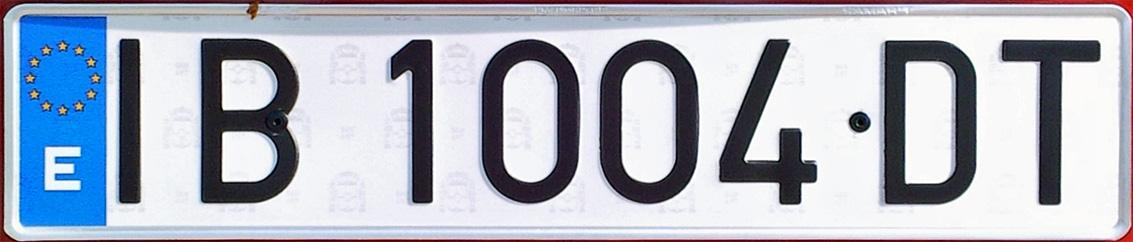
#> input picture Chapter 05. Image segmentation/images/plate.jpg, 1133 x 242 px
$ jupyter execute --allow-errors '5.2 Clustering-based techniques.ipynb'
#> lines starting #> are read from the running program, lines starting #| are printed output that depends on the picture; after the words box and inside, x2 and y2 are one past the last pixel; in counts of white or black regions, pixels touching at a corner belong together
### utils/PlotEllipse.py
# This function draws a ellipse representing a Gaussian centered at x (mean) and with covariance P
# This code has been adapted from the file DoVehicleGraphics.m by P.# Newman http://www.robots.ox.ac.uk/~pnewman

import numpy as np
from numpy.linalg import eig
from scipy.linalg import sqrtm
from matplotlib import patches
import matplotlib.pyplot as plt

# [19 lines left out: function pltEllipse, not called in this run]

def PlotEllipse(fig, ax,mean, cov, scale=1, **kwargs):
    """This function draws a ellipse representing a Gaussian centered at x (mean) and with covariance P
        This code has been adapted from the file DoVehicleGraphics.m by P.# Newman http://www.robots.ox.ac.uk/~pnewman

        Arguments:
        mean -- the center of the ellipse (i.e. the mean of the distribution)
        cov -- the covariance matrix, of any dimension, but only the upper 2-by-2 submatrix is considered
        scale -- number of sigma we want to plot (scale factor). Default: 1
        **kwargs -- every remaining named parameter is passed to plt.plot(). We can pass 'color', 'linewidth' among others.
    """

    mean = mean[0:2]
    cov = cov[0:2,0:2]                      # only plot x-y part

    if(not np.any(np.diag(cov)==0)):
        D,V = eig(cov)                      #V: eigenvectors, D: eigenvalues

        y = (
            scale*
            np.vstack(
                (np.cos(np.arange(0.,(2*np.pi),0.1)),
                np.sin(np.arange(0.,(2*np.pi),0.1)))
                ))                          #Points of a circunference o radius nSigma

        axes = V@sqrtm(np.diag(D))          # Axes of the ellipse, 2-by-2 matrix
        el = axes@y                         # Points of the ellipse
        ei = np.vstack(el[:,0])
        el = np.concatenate((el,ei),axis=1) # To close the ellipse
        el += np.tile(mean,(1,el.shape[1])) # To translate it according to the robot pose

        res = ax.plot(el[0,:],el[1,:], **kwargs) #creates a line object and plot the ellipse
        return res

### Chapter 05. Image segmentation/5.2 Clustering-based techniques.ipynb
# 5.2 Clustering-based techniques for image segmentation

In the previous notebook we had fun with contour based techniques for image segmentation. In this one we will play with region-based techniques, where the resulting segments cover the entire image. Concretely we will address two popular region-based methods:

- K-means (<a href="#521">section 5.2.1</a>)
- Expectation-Maximization (EM, <a href="#522">section 5.2.2</a>)

## Problem context - Color quantization

$\\[5pt]$

Color quantization is the process of reducing the number of distinct colors in an image while preserving its color appearance as much as possible. It has many applications, like image compression (e.g. GIFs, which only support 256 colors!), [content-based image retrieval](https://en.wikipedia.org/wiki/Content-based_image_retrieval), edge detection and segmentation preprocessing, printing, medical imaging, etc.

Image segmentation techniques can be used to achieve color quantization, let's see how it works!

[cell 1]
import numpy as np
import cv2
import matplotlib.pyplot as plt
import matplotlib
import scipy.stats as stats
from ipywidgets import interact, fixed, widgets
matplotlib.rcParams['figure.figsize'] = (10.0, 10.0)
images_path = './images/'

import sys
sys.path.append("..")
from utils.PlotEllipse import PlotEllipse

## 5.2.1 K-Means <a id="521"></a>

As commented, region-based techniques try to group together pixels that are similar. Such issue is often called the *clustering problem*. Different attributes can be used to decide if two pixels are similar or not: intensity, texture, color, pixel location, etc.

The **k-means algorithm** is a region-based technique that, given a set of elements (image pixels in our case), makes $K$ clusters out of them. Thereby, it is a perfect technique for addressing color quantization, since our goal is to reduce the color palette of an image to a fixed number of colors $K$. Concretely, k-means aims to minimize the sum of squared Euclidean distances between points $x_i$ in a given space (*e.g.* grayscale or RGB color representations) and their nearest cluster centers $m_k$:

$$
\underset{M}{\arg\min} D(X,M) = \Sigma_{\text{Cluster }k} \Sigma_{\text{point } i \text{ in cluster } k} (x_i - m_k)^2
$$

In our case, the point $x_i$ could be interpreted as a **feature vector** describing the $i^{th}$ pixel that, as mentioned, could include information like the pixel color, intensity, texture, etc. Thus, $m_k$ represents **the mean of the feature vector** of the pixels in cluster $k$.

Let's see how the k-means algorithm works in a color domain, where each pixel is represented in a feature n-dimensional space (*e.g.* grayscale images define a 1D feature space, while RGB images a 3D space):

1. Pick the number $K$, that is, the number of clusters in which the image will be segmented (e.g. number of colors).
2. Place $K$ centroids $m_k$ in the color space (e.g. randomly), these are the centers of the regions.
3. Each pixel is assigned to the cluster with the closest centroid, hence creating new clusters.

<center>

    <figcaption>Fig 1. Example in a 2D space (e.g. YCbCr color space) with 3 clusters. Each point is assigned to its closest centroid</figcaption>
</center>$\\[5pt]$

4. Compute the new means $m_k$ of the $K$ clusters.

<center>

    <figcaption>Fig 2. Example of how the centroids evolve over time</figcaption>
</center>$\\[5pt]$

5. Repeat steps 3 and 4 until convergence, that is, some previously defined criteria is fulfilled (*e.g.* the centers of regions do not move, or a certain number of iterations is reached).$\\[10pt]$

<center>

    <figcaption>Fig 3. Final segmentation result</figcaption>
</center>$\\[5pt]$

This procedure is the same independently of the number of dimensions in the workspace.

This technique presents a number of pros and cons:

- **Pros:**
  - It's simple.
  - Convergence to a local minima is guaranteed (but no guarantee to reach the global minima).
- **Cons:**
  - High usage of memory.
  - The K must be fixed.
  - Sensible to the selection of the initialization (initial position of centroids).
  - Sensible to outliers.
  - Circular clusters in the feature space are assumed (because of the usage of the Euclidean distance)

### K-means toy example

Luckily for us, OpenCV defines a method that perform k-means: [`cv2.kmeans()`](https://docs.opencv.org/master/d5/d38/group__core__cluster.html#ga9a34dc06c6ec9460e90860f15bcd2f88), [here you can find a nice explanation](https://docs.opencv.org/master/d1/d5c/tutorial_py_kmeans_opencv.html) about how to use it. Let's take a look at a toy 1D k-means example in order to get familiar with it. The following function, `binarize_kmeans()`, binarizes an input `image` by executing the K-means algorithm, where the `it` sets its maximum number of iterations.

Note that the stopping criteria can be either:
- if a maximum number of iterations is reached, or
- if the centroid moved less than a certain `epsilon` value in an iteration.

[cell 2]
def binarize_kmeans(image,it):
    """ Binarize an image using k-means.

        Args:
            image: Input image
            it: K-means iteration
    """

    # Set random seed for centroids
    cv2.setRNGSeed(124)

    # Flatten image
    flattened_img = image.reshape((-1,1))
    flattened_img = np.float32(flattened_img)

    #Set epsilon
    epsilon = 0.2

    # Estabish stopping criteria (either `it` iterations or moving less than `epsilon`)
    criteria = (cv2.TERM_CRITERIA_EPS + cv2.TERM_CRITERIA_MAX_ITER, it, epsilon)

    # Set K parameter (2 for thresholding)
    K = 2

    # Call kmeans using random initial position for centroids
    _,label,center=cv2.kmeans(flattened_img,K,None,criteria,it,cv2.KMEANS_RANDOM_CENTERS)

    # Colour resultant labels
    center = np.uint8(center) # Get center coordinates as unsigned integers
    print(center)
    flattened_img = center[label.flatten()] # Get the color (center) assigned to each pixel

    # Reshape vector image to original shape
    binarized = flattened_img.reshape((image.shape))

    # Show resultant image
    plt.subplot(2,1,1)
    plt.title("Original image")
    plt.imshow(binarized, cmap='gray',vmin=0,vmax=255)

    # Show how original histogram have been segmented
    plt.subplot(2,1,2)
    plt.title("Segmented histogram")
    plt.hist([image[binarized==center[0]].ravel(), image[binarized==center[1]].ravel()],256,[0,256], color=["black","gray"],stacked="true")

As you can see, [`cv2.kmeans()`](https://docs.opencv.org/2.4/modules/core/doc/clustering.html) returns two relevant arguments:

- label: Integer array that stores the cluster index for every pixel.
- center: Matrix containing the cluster centroids (each row represents a different centroid).

**Attention to this!!!** It is also remarkable the first function argument, which represents the data for clustering: an array of N-Dimensional points with float coordinates. Such array has the shape $num\_samples \times num\_features$, i.e., it has as many rows as samples (pixels in the image), and as many columns as features describing those samples (for example, if using the intensity of a pixel in a graysacle image, there is only one feature). For that, the code line `image.reshape((-1,1))` convert the initial grayscale image with dimensions $242\times 1133$ into a flattened version of it with dimension $274186\times 1$, that is, 274186 samples (or pixels) with only one feature, its intensity. Take a look at [`np.reshape()`](https://numpy.org/doc/stable/reference/generated/numpy.reshape.html) to see how it works.

Below it is provided an interactive code so you can play with `cv2.kmeans()` by calling it with different `it`values.

*As you can see, if k=2 in a grayscale image, it is a binarization method that doesn't need to fix a manual threshold. We could have used it, for example, when dealing with the plate recognition problem!*

[cell 3]
matplotlib.rcParams['figure.figsize'] = (10.0, 10.0)

image = cv2.imread(images_path + 'plate.jpg',0)
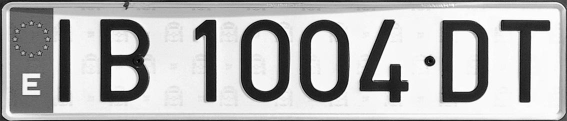
#> image: shape (242, 1133) (shown at 1/2 size); min 0, max 255, mean 179
#> the sliders are set to image = <module 'ipywidgets.fixed_' fr, it = 3

#> (the rest of this cell did not finish here and is left out)


Notice that for 1D spaces and not high-resolution images k-means is very fast! (it only needs a few iterations to converge). What happens if k-means is applied to color images (3D space) in order to get color quantization?

Now that you know how k-means works, you can experimentally answer such question!

###  **<span style="color:green"><b><i>ASSIGNMENT 1: Playing with K-means</i></b></span>**

Write an script that:
- applies k-means to `malaga.png` with different values for $K$: $K=4$, $K=8$ and $K=16$, setting `epsilon=0.2` and `it=10` as convergence criteria, and
- shows, in a $2\times2$ subplot, the 3 resulting images along with the input one.

Notice that in this case we are using 3 features per pixel, their R, G and B values, so the input data for the kmeans function has the dimensions $num\_pixels \times 3$.

<font color='blue'>**Expected output:**  </font>

[cell 4]
# Assignment 1
matplotlib.rcParams['figure.figsize'] = (15.0, 12.0)

# Read RGB image
image = cv2.imread(images_path + "malaga.png")
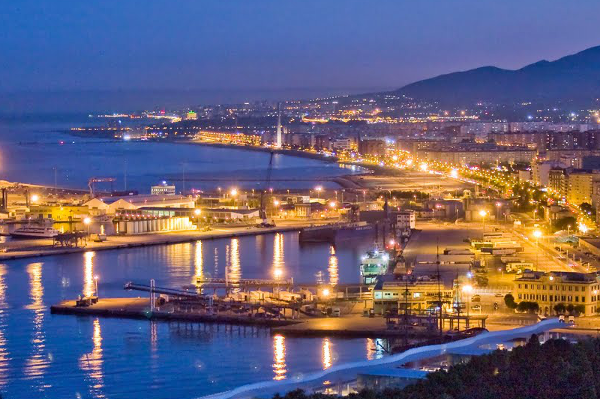
#> input picture Chapter 05. Image segmentation/images/malaga.png, 600 x 399 px
#> image is the input picture: shape (399, 600, 3); mean B, G, R 120.2, 96, 102.5
image = cv2.cvtColor(image, cv2.COLOR_BGR2RGB)

# Flatten image
#> (the rest of this cell did not finish here and is left out)

### <font color="blue"><b><i>Thinking about it (1)</i></b></font>

Now, **answer the following questions**:

- What `cv2.kmeans()` is doing in each iteration?

    <p style="margin: 4px 0px 6px 5px; color:blue"><i>Your answer here!</i></p>

- What number of maximum iterations did you use? Why?

    <p style="margin: 4px 0px 6px 5px; color:blue"><i>Your answer here!</i></p>

- How could we compress these images so they require less space in memory? *Note: consider that a pixel in RGB needs 3 bytes to be represented, 8 bits per band.*

    <p style="margin: 4px 0px 0px 5px; color:blue"><i>Your answer here!</i></p>

###  **<span style="color:green"><b><i>Analyzing execution times</i></b></span>**

In this exercise you are asked to compare the execution time of K-means in a grayscale image, with K-means in a RGB image. Use the image `malaga.png` for this task, and use the same number of clusters and criteria for both, the grayscale and the RGB images.

*Tip: [how to measure execution time in Python](https://stackoverflow.com/questions/14452145/how-to-measure-time-taken-between-lines-of-code-in-python)*

[cell 5]
import time

print("Measuring the execution time needed for ...")

K = 2

# Read images
image = cv2.imread(images_path + "malaga.png")
image = cv2.cvtColor(image, cv2.COLOR_BGR2RGB)
gray = cv2.cvtColor(image, cv2.COLOR_RGB2GRAY)
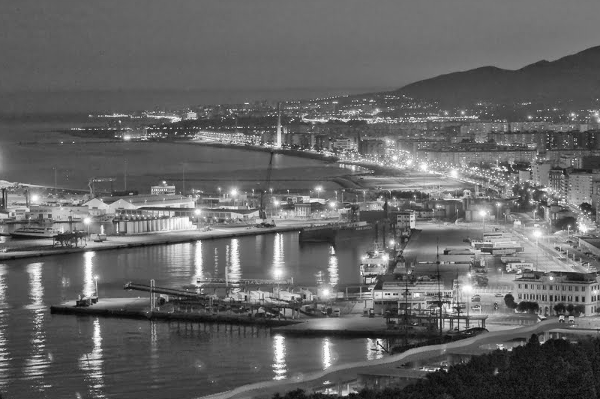
#> gray: shape (399, 600); min 3, max 255, mean 100.7

# Set criteria
it = None
epsilon = None
criteria = (cv2.TERM_CRITERIA_EPS + cv2.TERM_CRITERIA_MAX_ITER, it, epsilon)

start = time.process_time() # Start timer

# Flatten image
#> (the rest of this cell did not finish here and is left out)

## 5.2.2 Expectation-Maximization (EM) <a id="522"></a>

**Expectation-Maximization (EM)** is the generalization of the K-means algorithm, where each cluster is represented by a Gaussian distribution, parametrized by a mean and a covariance matrix, instead of just a centroid. It's a *soft clustering* since it doesn't give *hard* decisions where a pixel belongs or not to a cluster, but the probability of that pixel belonging to each cluster $C_j$, that is, $p(x|C_j) \sim N(\mu_j,\Sigma_j)$. This implies that at each algorithm iteration not just the mean of each cluster is refined (as in K-means), but also their covariance matrices.

Before going into detail on the theory behind EM, it is worth seeing how it performs in the car plate problem. OpenCV provides a class implementing the needed functionality for applying EM segmentation to an image, called [`cv2.ml.EM()`](https://docs.opencv.org/3.4/d1/dfb/classcv_1_1ml_1_1EM.html). All methods and parameters are fully detailed in the documentation, so it is a good idea to take a look at it.

[cell 6]
matplotlib.rcParams['figure.figsize'] = (10.0, 10.0)
cv2.setRNGSeed(5)

# Define parameters
n_clusters = 2
covariance_type = 0 # 0: covariance matrix spherical. 1: covariance matrix diagonal. 2: covariance matrix generic
n_iter = 10
epsilon = 0.2

# Create EM empty object
em = cv2.ml.EM_create()

# Set parameters
criteria = (cv2.TERM_CRITERIA_EPS + cv2.TERM_CRITERIA_MAX_ITER, n_iter, epsilon)
em.setClustersNumber(n_clusters)
em.setCovarianceMatrixType(covariance_type)
em.setTermCriteria(criteria)

# Read grayscale image
image = cv2.imread(images_path + "plate.jpg",0)

# Flatten image
flattened_img = image.reshape((-1,1))
flattened_img = np.float32(flattened_img)

# Apply EM
_, _, labels, _ = em.trainEM(flattened_img)

# Reshape labels to image size (binarization)
binarized = labels.reshape((image.shape))
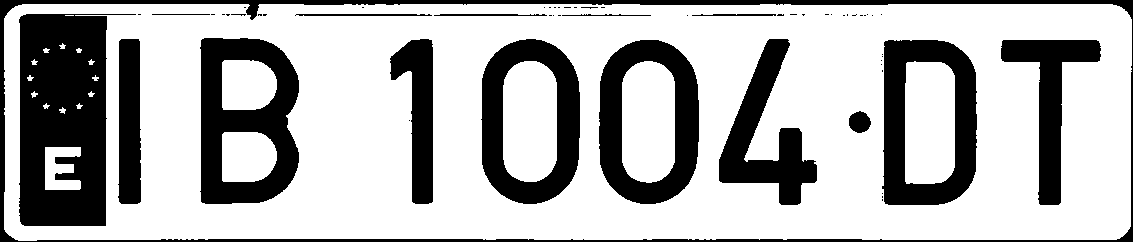
#> binarized: shape (242, 1133) int32; values 0 (black) and 1 (white), 70.3% white; 59 black regions (43 under 20 px), largest, box (x1, y1, x2, y2) and area: (19, 14, 136, 226) 16827, (200, 38, 299, 204) 9816, (0, 0, 1133, 242) 9532

# Show original image
plt.subplot(2,1,1)
plt.title("Binarized image")
plt.imshow(binarized, cmap="gray")

# --------------- Gaussian visualization ---------------

plt.subplot(2,1,2)
plt.title("Probabilities of the clusters")

# Get means and covs (for grayscale 1D both)
means = em.getMeans()
covs = em.getCovs()

# Get standard deviation as numPy array
sigmas = np.sqrt(covs)
sigmas = sigmas[:,0,0]

# Cast list to numPy array
means = np.array(means)[:,0]

# Plot Gaussians
x = np.linspace(0, 256, 100)
plt.plot(x, stats.norm.pdf(x, loc = means[0], scale = sigmas[0]))
plt.plot(x, stats.norm.pdf(x, loc = means[1], scale = sigmas[1]))
plt.legend(['Black Region', 'White Region'])

plt.show()
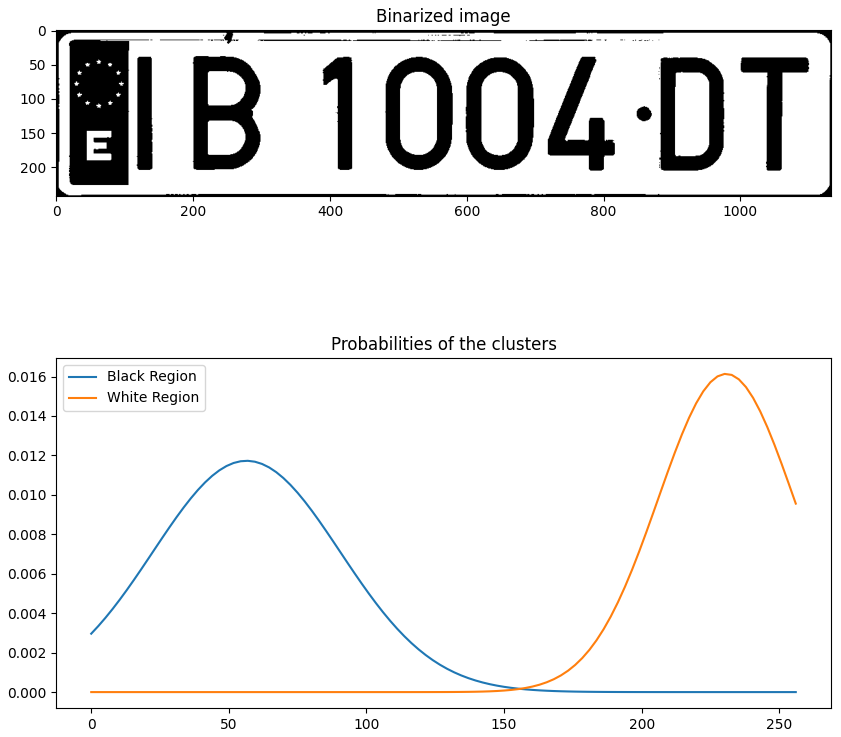
#> figure drawn by matplotlib, 2 panels; panel 2: curve peaks at x = 56.89, y = 0.0117; panel 2: curve peaks at x = 230.1, y = 0.0161

As you can see, although in OpenCV k-means is implemented as a method and EM as a class, they operate in a similar way. In the example above, we are segmenting a car plate into two clusters, and **each cluster is defined by a Gaussian distribution** (a Gaussian distribution for the black region, and another one for the white region). This is the basis of EM, **but how it works**?

EM is an iterative algorithm that is divided into two main steps:

- First of all, it **initializes the mean and covariance matrix of each of the $K$ clusters**. Typically, it picks at random ($\mu_j$,$\Sigma_j$) and $P(C_j)$ (prior probability) for each cluster $j$.
- Then, it keeps iterating doing Expectation-Maximization steps until some stopping criteria is satisfied (e.g. when no change occurs in a complete iteration):$\\[1pt]$
    1. **Expectation step:** calcule the probabilities of every point belonging to each cluster, that is $p(C_j|x_i), \forall i \in data$:
    $$P(C_j|x_i)=\frac{p(x_i|C_j)p(C_j)}{p(x_i)}=\frac{p(x_i|C_j)p(C_j)}{\sum_i P(x_i|C_j)p(C_j)}$$

    assign $x_i$ to the cluster $C_j$ with the highest probability $P(C_j|x_i)$.$\\[10pt]$
    2. **Maximization step:** re-estimate the cluster parameters (($\mu_j$,$\Sigma_j$) and $p(C_j)$) for each cluster $j$ knowing the expectation step results, which is also called *Maximum Likelihood Estimate* (MLE):
$$\mu_j=\frac{\sum_i p(C_j|x_i)x_i}{\sum_i p(C_j|x_i)}$$ $\\[5pt]$
$$\sum_j = \frac{\sum_i p(C_j|x_i)(x_i-\mu_j)(x_i-\mu_j)^T}{\sum_i p(C_j|x_i)}$$$\\[5pt]$
$$p(C_j)=\sum_i p(C_j|x_i)p(x_i)=\frac{\sum_i p(C_j|x_i)}{N}$$
    Note that if no other information is available, the priors are considered equally probable.

<center>

    <figcaption>Fig 4. Example of an execution of the EM algorithm with two clusters, with details about the evolution of their associated Gaussian distributions.</figcaption>
</center>$\\[5pt]$

Doesn't it remind you to the K-means algorithm? **What is the difference between them?**

The main difference is that K-means employs the **euclidian distance** to measure how near is a point to a cluster. In EM we use a distance in which **each dimension is weighted** by the **covariance matrix** of each cluster, which is also called **Mahalanobis distance**. Furthermore, for k-means a point of data **belongs or not to** a cluster, in EM a point of data have a higher or lower **probability** to belong to a cluster. The table below summarizes other differences:

<table width="500px">
    <tr>
        <td style="text-align:center;"></td>
        <td style="text-align:center;"><b>K-means</b></td>
        <td style="text-align:center;"><b>EM</b></td>
    </tr>
    <tr>
        <td style="text-align:center;"><b>Cluster representation</b></td>
        <td style="text-align:center;">Mean</td>
        <td style="text-align:center;">Mean, (co)variance</td>
    </tr>
    <tr>
        <td style="text-align:center;"><b>Cluster initialization</b></td>
        <td style="text-align:center;">Randomly select K means</td>
        <td style="text-align:center;">Initialize K Gaussian <br />distributions ($\mu_j$,$\Sigma_j$) and $P(C_j)$</td>
    </tr>
    <tr>
        <td style="text-align:center;"><b>Expectation:</b> <br />
Estimate the cluster of each data</td>
        <td style="text-align:center;">Assign each point to the closest mean </td>
        <td style="text-align:center;">Compute $P(C_j|x_i)$</td>
    </tr>
    <tr>
        <td style="text-align:center;"><b>Maximization:</b> <br /> Re-estimate the cluster parameters</td>
        <td style="text-align:center;">Compute means of current clusters</td>
        <td style="text-align:center;">Compute new ($\mu_j,\Sigma_j$), $P(C_j)$ for each cluster $j$</td>
    </tr>
</table>

If you still curious about EM, you can find [here](https://www.youtube.com/watch?v=REypj2sy_5U) a more detailed explanation.

#### <font color="orange">OpenCV pill</font>

Going back to code, working with EM we have to specify a covariance matrix type using [`em.setCovarianceMatrixType()`](https://docs.opencv.org/3.4/d1/dfb/classcv_1_1ml_1_1EM.html#a8b383c62697eac9a972931674790f6cd). Also, when you applying [`em.trainEM()`](https://docs.opencv.org/3.4/d1/dfb/classcv_1_1ml_1_1EM.html#a5a6a7badbc0c85a8c9fa50a41bf1bcd2) it doesn't return the centroid of the clusters, it is possible to get them calling [`em.getMeans()`](https://docs.opencv.org/3.4/d1/dfb/classcv_1_1ml_1_1EM.html#acec62dd55c06711c81d741c2d96603d1).

### **<span style="color:green"><b><i>ASSIGNMENT 2: Color quantization with YCrCb color space</i></b></span>**

In the next example, color quantization is realized using the YCrCb color space instead of RGB. Recall that you have more info about such a space available in [Apendix 12.2 Color spaces](../Chapter%2012.%20Appendices/12.2%20Color%20spaces.ipynb). In this way, color quantization is only applied to the two color bands Cr and Cb, neglecting the grayscale one Y.

Notice that in this case, the feature space has 2 dimensions, one for the Cr band, and another dimension for the Cb, hence the feature vector describing the $i^{th}$ pixel results $x_i = [Cr_i,Cb_i]$.

Let's see how it works!

**What to do?** Test and understand the following code.

[cell 7]
# Assignment 2
matplotlib.rcParams['figure.figsize'] = (15.0, 15.0)
cv2.setRNGSeed(5)

# Define parameters

n_clusters = 3 # Don't modify this parameter for this exercise

covariance_type = 1 # 0: Spherical covariance matrix. 1: Diagonal covariance matrix. 2: Full covariance matrix
n_iter = 10
epsilon = 0.2

# Create EM empty object
em = cv2.ml.EM_create()

# Set parameters
criteria = (cv2.TERM_CRITERIA_EPS + cv2.TERM_CRITERIA_MAX_ITER, n_iter, epsilon)
em.setClustersNumber(n_clusters)
em.setCovarianceMatrixType(covariance_type)
em.setTermCriteria(criteria)

# Read color image
image = cv2.imread(images_path + "malaga.png")

# Convert to YCrCb
image = cv2.cvtColor(image, cv2.COLOR_BGR2YCrCb)
#> image: shape (399, 600, 3); mean of channels 0, 1, 2 100.7, 129.3, 139
#> (the rest of the program and of its run is left out)
